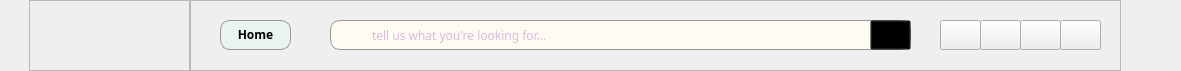
   <widget class="QWidget" name="header" native="true">
    <property name="geometry">
     <rect>
      <x>10</x>
      <y>30</y>
      <width>1181</width>
      <height>71</height>
     </rect>
    </property>
    <property name="maximumSize">
     <size>
      <width>1200</width>
      <height>800</height>
     </size>
    </property>
    <property name="font">
     <font>
      <family>.AppleSystemUIFont</family>
     </font>
    </property>
    <property name="styleSheet">
     <string notr="true"/>
    </property>
    <widget class="QFrame" name="nav_frame">
     <property name="geometry">
      <rect>
       <x>190</x>
       <y>0</y>
       <width>931</width>
       <height>71</height>
      </rect>
     </property>
     <property name="styleSheet">
      <string notr="true">QFrame#search_frame{
    background-color: #FFFBF3;
    border-radius: 10px;
}

QPushButton#filter_button{
    background-color: transparent;
}

QPushButton :hover{
    background-color: #E8F3F2;
}

QTextEdit#search_edit{
    background-color: transparent;
}

QLabel#page_label{
    background-color: #E8F3F2;
    border-radius: 10px;
    border: solid;
    border-width: 1px;
    border-color:rgb(154, 152, 148)
}</string>
     </property>
     <property name="frameShape">
      <enum>QFrame::StyledPanel</enum>
     </property>
     <property name="frameShadow">
      <enum>QFrame::Raised</enum>
     </property>
     <widget class="QFrame" name="search_frame">
      <property name="enabled">
       <bool>true</bool>
      </property>
      <property name="geometry">
       <rect>
        <x>140</x>
        <y>20</y>
        <width>581</width>
        <height>30</height>
       </rect>
      </property>
      <property name="font">
       <font>
        <family>Manrope</family>
       </font>
      </property>
      <property name="styleSheet">
       <string notr="true">QLineEdit{
    color: rgb(190, 123, 193);
    background-color: transparent;
    border: none;
}

#search_frame{
    border: solid;
    border-width: 1px;
    border-color: rgb(154, 152, 148);
}</string>
      </property>
      <property name="frameShape">
       <enum>QFrame::StyledPanel</enum>
      </property>
      <property name="frameShadow">
       <enum>QFrame::Raised</enum>
      </property>
      <widget class="QLabel" name="search_icon">
       <property name="geometry">
        <rect>
         <x>10</x>
         <y>5</y>
         <width>18</width>
         <height>18</height>
        </rect>
       </property>
       <property name="text">
        <string/>
       </property>
       <property name="pixmap">
        <pixmap resource="../../../public/images/icons/icons.qrc">:/icon_images/search_icon.png</pixmap>
       </property>
       <property name="scaledContents">
        <bool>true</bool>
       </property>
      </widget>
      <widget class="QPushButton" name="filter_button">
       <property name="geometry">
        <rect>
         <x>540</x>
         <y>0</y>
         <width>41</width>
         <height>30</height>
        </rect>
       </property>
       <property name="text">
        <string/>
       </property>
       <property name="icon">
        <iconset resource="../../../public/images/icons/icons.qrc">
         <normaloff>:/icon_images/filter_icon.png</normaloff>:/icon_images/filter_icon.png</iconset>
       </property>
       <property name="iconSize">
        <size>
         <width>20</width>
         <height>20</height>
        </size>
       </property>
      </widget>
      <widget class="QLineEdit" name="search_edit">
       <property name="geometry">
        <rect>
         <x>40</x>
         <y>5</y>
         <width>491</width>
         <height>21</height>
        </rect>
       </property>
       <property name="font">
        <font>
         <family>Manrope</family>
        </font>
       </property>
       <property name="placeholderText">
        <string>tell us what you're looking for...</string>
       </property>
      </widget>
     </widget>
     <widget class="QPushButton" name="home_button">
      <property name="geometry">
       <rect>
        <x>750</x>
        <y>20</y>
        <width>41</width>
        <height>30</height>
       </rect>
      </property>
      <property name="font">
       <font>
        <family>Manrope</family>
        <bold>true</bold>
       </font>
      </property>
      <property name="styleSheet">
       <string notr="true">QPushButton:hover {
box-shadow: 5px 5px 5px rgba(0, 0, 0, 0.5);
}

QPushButton:pressed {
box-shadow: 0px 0px 0px rgba(0, 0, 0, 0.5);
}</string>
      </property>
      <property name="text">
       <string/>
      </property>
      <property name="icon">
       <iconset resource="../../../public/images/icons/icons.qrc">
        <normaloff>:/icon_images/home_icon.png</normaloff>:/icon_images/home_icon.png</iconset>
      </property>
      <property name="iconSize">
       <size>
        <width>20</width>
        <height>20</height>
       </size>
      </property>
     </widget>
     <widget class="QPushButton" name="history_button">
      <property name="geometry">
       <rect>
        <x>790</x>
        <y>20</y>
        <width>41</width>
        <height>30</height>
       </rect>
      </property>
      <property name="text">
       <string/>
      </property>
      <property name="icon">
       <iconset resource="../../../public/images/icons/icons.qrc">
        <normaloff>:/icon_images/history_icon.png</normaloff>:/icon_images/history_icon.png</iconset>
      </property>
      <property name="iconSize">
       <size>
        <width>20</width>
        <height>20</height>
       </size>
      </property>
     </widget>
     <widget class="QPushButton" name="wishlist_button">
      <property name="geometry">
       <rect>
        <x>830</x>
        <y>20</y>
        <width>41</width>
        <height>30</height>
       </rect>
      </property>
      <property name="text">
       <string/>
      </property>
      <property name="icon">
       <iconset resource="../../../public/images/icons/icons.qrc">
        <normaloff>:/icon_images/wishlist_icon.png</normaloff>:/icon_images/wishlist_icon.png</iconset>
      </property>
      <property name="iconSize">
       <size>
        <width>20</width>
        <height>20</height>
       </size>
      </property>
     </widget>
     <widget class="QPushButton" name="profile_button">
      <property name="geometry">
       <rect>
        <x>870</x>
        <y>20</y>
        <width>41</width>
        <height>30</height>
       </rect>
      </property>
      <property name="text">
       <string/>
      </property>
      <property name="icon">
       <iconset resource="../../../public/images/icons/icons.qrc">
        <normaloff>:/icon_images/profile_icon.png</normaloff>:/icon_images/profile_icon.png</iconset>
      </property>
      <property name="iconSize">
       <size>
        <width>20</width>
        <height>20</height>
       </size>
      </property>
     </widget>
     <widget class="QLabel" name="page_label">
      <property name="geometry">
       <rect>
        <x>30</x>
        <y>20</y>
        <width>71</width>
        <height>30</height>
       </rect>
      </property>
      <property name="font">
       <font>
        <family>Manrope</family>
        <bold>true</bold>
       </font>
      </property>
      <property name="text">
       <string>&lt;html&gt;&lt;head/&gt;&lt;body&gt;&lt;p&gt;&lt;span style=&quot; font-weight:700; color:#000000&quot;&gt;Home&lt;/span&gt;&lt;/p&gt;&lt;/body&gt;&lt;/html&gt;</string>
      </property>
      <property name="alignment">
       <set>Qt::AlignCenter</set>
      </property>
     </widget>
    </widget>
    <widget class="QFrame" name="logo_frame">
     <property name="geometry">
      <rect>
       <x>29</x>
       <y>0</y>
       <width>161</width>
       <height>71</height>
      </rect>
     </property>
     <property name="frameShape">
      <enum>QFrame::StyledPanel</enum>
     </property>
     <property name="frameShadow">
      <enum>QFrame::Raised</enum>
     </property>
     <widget class="QLabel" name="curate_label">
      <property name="geometry">
       <rect>
        <x>10</x>
        <y>-16</y>
        <width>191</width>
        <height>101</height>
       </rect>
      </property>
      <property name="font">
       <font>
        <family>Mogena</family>
        <pointsize>18</pointsize>
       </font>
      </property>
      <property name="text">
       <string/>
      </property>
      <property name="pixmap">
       <pixmap resource="../../../public/images/logos/logo.qrc">:/logos/curatelogo.png</pixmap>
      </property>
      <property name="scaledContents">
       <bool>true</bool>
      </property>
      <property name="alignment">
       <set>Qt::AlignCenter</set>
      </property>
     </widget>
    </widget>
   </widget>
